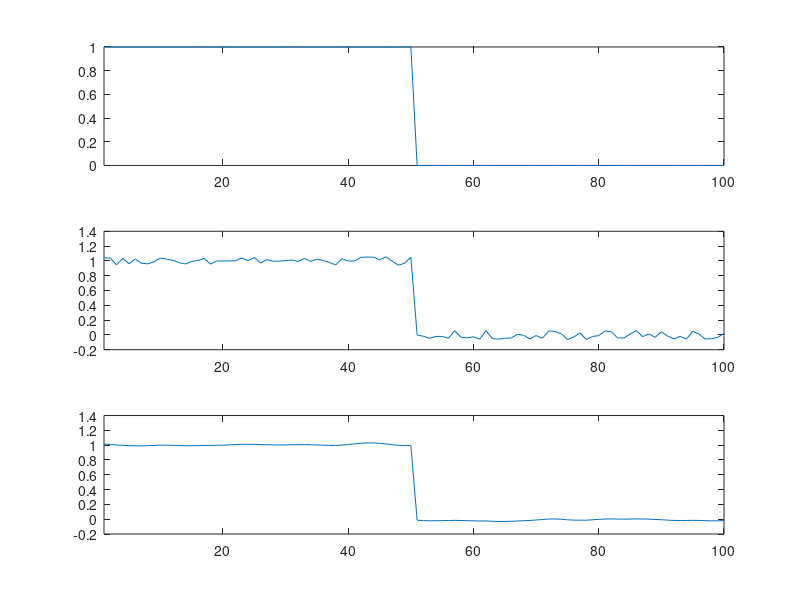

Write the MATLAB code that produced this figure.
% x[n] and some parameters

k1 = 0.1;
k2 = 5;
L = 15;

one = ones(1, 50);
zero = zeros(1, 50);

x = [one zero];
Length = length(x);
n = 1:Length;

% noise[n]

noise = (rand(1, Length) - 0.5)./8;

% y[n]

y = x + noise;

% fliter[n]

filter = y;


for i = 1 + L:Length - L
    c = 0;
    filter(i) = 0;
    for j = i - L: i + L 
        filter(i) = filter(i) + y(j) * exp(-k1 * (i - j)^2) * exp(-k2 * (y(i) - y(j))^2);
        c = c + exp(-k1 * (i - j)^2) * exp(-k2 * (y(i) - y(j))^2);
    end
    filter(i) = filter(i) / c;
end

for i = 1:L
    c = 0;
    filter(i) = 0;
    for j = 1: i + L 
        filter(i) = filter(i) + y(j) * exp(-k1 * (i - j)^2) * exp(-k2 * (y(i) - y(j))^2);
        c = c + exp(-k1 * (i - j)^2) * exp(-k2 * (y(i) - y(j))^2);
    end
    filter(i) = filter(i) / c;
end

for i = Length - L + 1:Length
    c = 0;
    filter(i) = 0;
    for j = i - L: Length
        filter(i) = filter(i) + y(j) * exp(-k1 * (i - j)^2) * exp(-k2 * (y(i) - y(j))^2);
        c = c + exp(-k1 * (i - j)^2) * exp(-k2 * (y(i) - y(j))^2);
    end
    filter(i) = filter(i) / c;
end


figure;
subplot(3,1,1);  plot(n, x);  xlim([n(1),n(end)]);
subplot(3,1,2);  plot(n, y);  xlim([n(1),n(end)]);
subplot(3,1,3);  plot(n, filter);  xlim([n(1),n(end)]);



